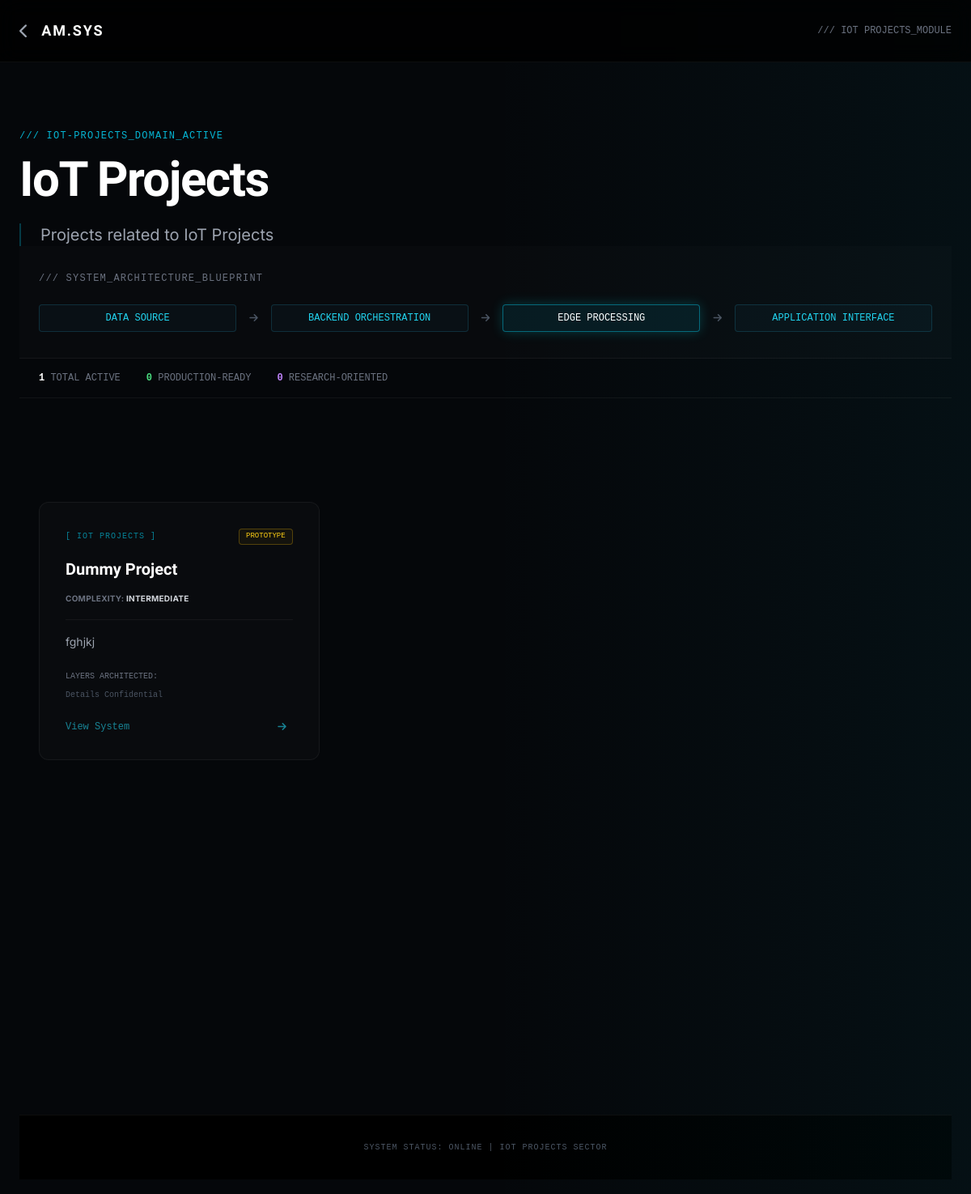
Before: /projects/iot-projects/ with the older database file.
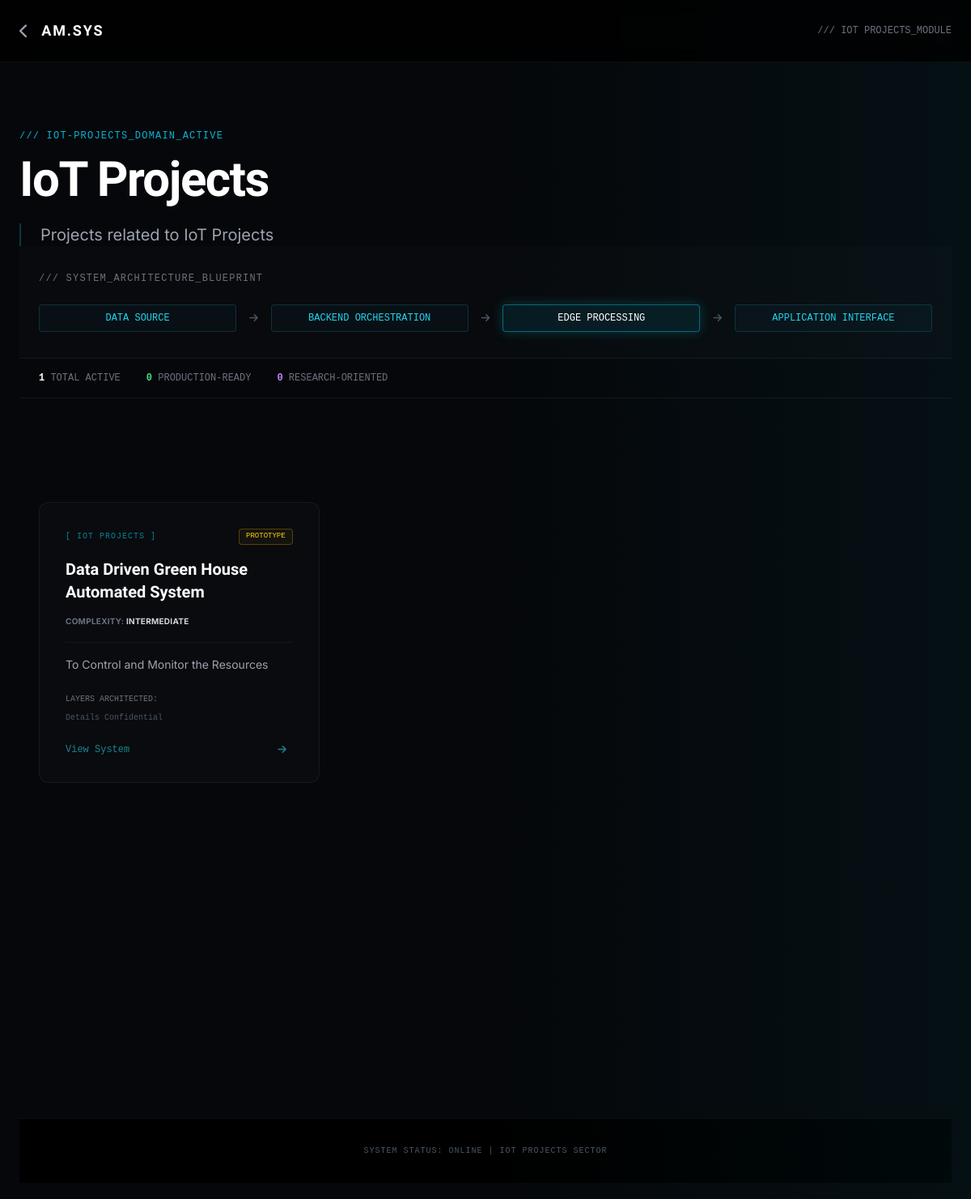
After: the same page with the newer database file.
### projects/models.py (models this page shows, shortened)
class Category(models.Model):
    name = models.CharField(max_length=100)
    slug = models.SlugField(unique=True)
    description = models.TextField(blank=True, help_text="Short description (1 line)")
    scope_statement = models.TextField(blank=True, null=True, help_text="Scope statement (2-3 lines)")
    icon = models.ImageField(upload_to="category_icons/", blank=True, null=True)
    system_node = models.ForeignKey('core.SystemNode', on_delete=models.SET_NULL, blank=True, null=True, related_name="categories", help_text="Link to System Universe Node")
    order = models.IntegerField(default=0, help_text="Display order")
    is_active = models.BooleanField(default=True)
    updated_at = models.DateTimeField(auto_now=True)
    class Meta:
        verbose_name_plural = "Categories"
        ordering = ['order', 'name']

class Project(models.Model):
    category = models.ForeignKey(Category, on_delete=models.CASCADE)
    title = models.CharField(max_length=200)
    short_description = models.TextField()
    full_description = RichTextField(blank=True, null=True)
    technologies = models.ManyToManyField(Technology, blank=True, related_name="projects")
    tech_stack = models.JSONField(help_text="List of technologies used (Legacy)", default=list, blank=True)
    github_link = models.URLField(blank=True, null=True)
    live_link = models.URLField(blank=True, null=True)
    docs_link = models.URLField(blank=True, null=True)
    cover_image = models.ImageField(upload_to="projects/")
    created_at = models.DateTimeField(auto_now_add=True)
    updated_at = models.DateTimeField(auto_now=True)
    featured = models.BooleanField(default=False)
    architecture_image = models.ImageField(upload_to="architecture/", blank=True, null=True)
    problem_statement = RichTextField(blank=True, null=True)
    solution_overview = RichTextField(blank=True, null=True, help_text="High-level system explanation")
    system_architecture = RichTextField(blank=True, null=True, help_text="Layer breakdown and data flow")
    domain_tags = models.JSONField(default=list, blank=True)
    capabilities = models.JSONField(default=list, blank=True)
    implementation_details = RichTextField(blank=True, null=True)
    results = RichTextField(blank=True, null=True)
    slug = models.SlugField(unique=True, blank=True)
    is_active = models.BooleanField(default=True)
    trust_real_world = models.BooleanField(default=False)
    trust_live_data = models.BooleanField(default=False)
    trust_production_ready = models.BooleanField(default=False)
    trust_hardware_integrated = models.BooleanField(default=False)
    COMPLEXITY_CHOICES = [
        ('Intermediate', 'Intermediate'),
        ('Advanced', 'Advanced'),
        ('Research', 'Research'),
        ('Production', 'Production'),
    ]
    STATUS_CHOICES = [
        ('Prototype', 'Prototype'),
        ('Production', 'Production'),
        ('Research', 'Research'),
        ('Experimental', 'Experimental'),
    ]
    complexity = models.CharField(max_length=20, choices=COMPLEXITY_CHOICES, default='Intermediate')
    deployment_status = models.CharField(max_length=20, choices=STATUS_CHOICES, default='Prototype')
    system_layers = models.JSONField(default=list, blank=True, help_text="List of layers e.g. ['Hardware', 'Backend', 'AI', 'Application']", verbose_name="System Layers (JSON)")

### projects/views.py (the view)
# urls.py: path('<slug:category_slug>/', views.category_projects, name='category_projects'),
def category_projects(request, category_slug):
    category = get_object_or_404(Category, slug=category_slug)
    projects = Project.objects.filter(category=category, is_active=True).order_by('?') # Random order for now or use specific ordering
    production_count = projects.filter(deployment_status='Production').count()
    research_count = projects.filter(complexity='Research').count()
    tech_filter = request.GET.get('tech')
    if tech_filter:
        projects = projects.filter(tech_stack__icontains=tech_filter)
    context = {
        "category": category,
        "projects": projects,
        "active_filter": tech_filter,
        "production_count": production_count,
        "research_count": research_count,
    }
    return render(request, "projects/category.html", context)

### templates/projects/category.html (shortened to what this page needs)
<!DOCTYPE html>
<html lang="en">
<head>
    <script src="https://cdn.tailwindcss.com"></script>
    <link rel="stylesheet" href="https://cdnjs.cloudflare.com/ajax/libs/font-awesome/6.4.0/css/all.min.css">
</head>
<body class="antialiased">
    <nav class="fixed top-0 w-full z-50 px-6 py-6 flex justify-between items-center bg-black/80 backdrop-blur-md border-b border-white/5">
        <div class="flex items-center gap-4">
            <a href="/" class="text-gray-400 hover:text-cyan-400 transition-colors">
                <i class="fas fa-chevron-left text-lg"></i>
            </a>
            <a href="/" class="font-scifi font-bold text-lg tracking-widest text-white hover:text-cyan-400 transition-colors">
                AM.SYS
            </a>
        </div>
        <div class="font-mono text-xs text-gray-500">
            /// {{ category.name|upper }}_MODULE
        </div>
    </nav>
    <section class="pt-40 pb-12 px-6 border-b border-white/5 relative overflow-hidden">
        <div class="absolute top-0 right-0 w-1/2 h-full bg-gradient-to-l from-cyan-500/5 to-transparent pointer-events-none"></div>
        <div class="max-w-7xl mx-auto">
            <div class="font-mono text-cyan-500 text-xs mb-4 tracking-widest uppercase animate-pulse">
                /// {{ category.slug }}_domain_active
            </div>
            <h1 class="font-scifi text-4xl md:text-6xl font-bold text-white mb-6 tracking-tight">
                {{ category.name }}
            </h1>
            <p class="font-inter text-gray-400 text-lg md:text-xl leading-relaxed max-w-2xl border-l-2 border-cyan-500/30 pl-6">
                {{ category.description }}
            </p>
    <section class="border-b border-white/5 bg-white/[0.01]">
        <div class="max-w-7xl mx-auto px-6 py-8">
            <h3 class="font-mono text-xs text-gray-500 uppercase mb-6 tracking-widest text-center md:text-left">/// SYSTEM_ARCHITECTURE_BLUEPRINT</h3>
            <div class="flex flex-col md:flex-row items-center justify-between gap-4 font-mono text-xs text-cyan-400">
                <div class="px-4 py-2 border border-cyan-900/50 rounded bg-cyan-900/10 w-full text-center">
                    DATA SOURCE
                </div>
                <i class="fas fa-arrow-right text-gray-600 rotate-90 md:rotate-0"></i>
                <div class="px-4 py-2 border border-cyan-900/50 rounded bg-cyan-900/10 w-full text-center">
                    BACKEND ORCHESTRATION
                </div>
                <i class="fas fa-arrow-right text-gray-600 rotate-90 md:rotate-0"></i>
                <div class="px-4 py-2 border border-cyan-500/50 rounded bg-cyan-500/10 text-white w-full text-center shadow-[0_0_15px_rgba(0,245,255,0.2)]">
                    {% if "AI" in category.name %}AI INFERENCE ENGINE{% elif "IoT" in category.name %}EDGE PROCESSING{% else %}CORE LOGIC{% endif %}
                </div>
                <i class="fas fa-arrow-right text-gray-600 rotate-90 md:rotate-0"></i>
                <div class="px-4 py-2 border border-cyan-900/50 rounded bg-cyan-900/10 w-full text-center">
                    APPLICATION INTERFACE
                </div>
            </div>
        </div>
    </section>
    <section class="border-b border-white/5">
        <div class="max-w-7xl mx-auto px-6 py-4 flex flex-wrap justify-center md:justify-start gap-4 md:gap-8 font-mono text-xs text-gray-500">
            <div>
                <span class="text-white font-bold">{{ projects.count }}</span> TOTAL ACTIVE
            </div>
            <div>
                <span class="text-green-400 font-bold">{{ production_count }}</span> PRODUCTION-READY
            </div>
            <div>
                <span class="text-purple-400 font-bold">{{ research_count }}</span> RESEARCH-ORIENTED
            </div>
        </div>
    </section>
    <section class="section-gap min-h-[60vh]">
        <div class="max-w-7xl mx-auto px-6">
            {% if projects %}
            <div class="grid grid-cols-1 md:grid-cols-2 lg:grid-cols-3 gap-6 md:gap-8">
                {% for project in projects %}
                <a href="/projects/{{ category.slug }}/{{ project.slug }}/" class="glass-card p-8 rounded-xl flex flex-col h-full group relative overflow-hidden border border-white/5 hover:border-cyan-500/30">
                    <div class="flex justify-between items-center mb-4">
                        <span class="font-mono text-[10px] text-cyan-500/70 tracking-widest uppercase">[ {{ category.name }} ]</span>
                        <span class="font-mono text-[9px] px-2 py-0.5 rounded border
                            {% if project.deployment_status == 'Production' %}border-green-500/30 text-green-400 bg-green-500/5
                            {% elif project.deployment_status == 'Prototype' %}border-yellow-500/30 text-yellow-400 bg-yellow-500/5
                            {% else %}border-purple-500/30 text-purple-400 bg-purple-500/5{% endif %}">
                            {{ project.deployment_status|upper }}
                        </span>
                    </div>
                    <h3 class="font-scifi text-xl font-bold text-white mb-2 group-hover:text-cyan-400 transition-colors">
                        {{ project.title }}
                    </h3>
                    <div class="mb-4">
                        <span class="font-inter text-[10px] font-bold text-gray-500 uppercase tracking-wide">
                            COMPLEXITY: <span class="text-gray-300">{{ project.complexity }}</span>
                        </span>
                    </div>
                    <p class="font-inter text-sm text-gray-400 leading-relaxed mb-6 border-t border-white/5 pt-4">
                        {{ project.short_description|truncatewords:20 }}
                    </p>
                    <div class="mt-auto mb-6">
                        <div class="font-mono text-[10px] text-gray-500 mb-2 uppercase">Layers Architected:</div>
                        <div class="flex flex-wrap gap-2 text-[10px] font-mono text-cyan-300">
                            {% for layer in project.system_layers %}
                            <span class="flex items-center gap-1"><span class="w-1 h-1 bg-cyan-500 rounded-full"></span>{{ layer }}</span>
                            {% empty %}
                            <span class="text-gray-600">Details Confidential</span>
                            {% endfor %}
                        </div>
                    </div>
                    <div class="flex justify-between items-center font-mono text-xs text-cyan-400 opacity-60 group-hover:opacity-100 transition-opacity">
                        <span>View System</span>
                        <i class="fas fa-arrow-right transform -translate-x-2 group-hover:translate-x-0 transition-transform"></i>
                    </div>
                </a>
                {% endfor %}
            </div>
            {% endif %}
        </div>
    </section>
    <footer class="border-t border-white/5 py-8 text-center bg-black">
        <div class="font-mono text-[10px] text-gray-600 uppercase tracking-widest">
            SYSTEM STATUS: ONLINE | {{ category.name }} SECTOR
        </div>
    </footer>
</body>
</html>

### templates/projects/category.html (style rules this page uses)
:root { --bg-deep: #05070A; --text-main: #E6F1FF; --cyan-core: #00F5FF; }
body { background-color: var(--bg-deep); color: var(--text-main); font-family: 'Inter', sans-serif; overflow-x: hidden; margin: 0; }
.font-scifi { font-family: 'Orbitron', sans-serif; }
.font-mono { font-family: 'JetBrains Mono', monospace; }
.glass-card { background: rgba(255, 255, 255, 0.02); border: 1px solid rgba(255, 255, 255, 0.05); transition: all 0.3s ease; }
.section-gap { padding: 4rem 0; }
@media (min-width: 768px) { .section-gap { padding: 8rem 0; } }

Changed rows visible on the page:
changed Project "INTERMEDIATE": title "Dummy Project" → "Data Driven Green House Automated System"; short_description "fghjkj" → "To Control and Monitor the Resources"
